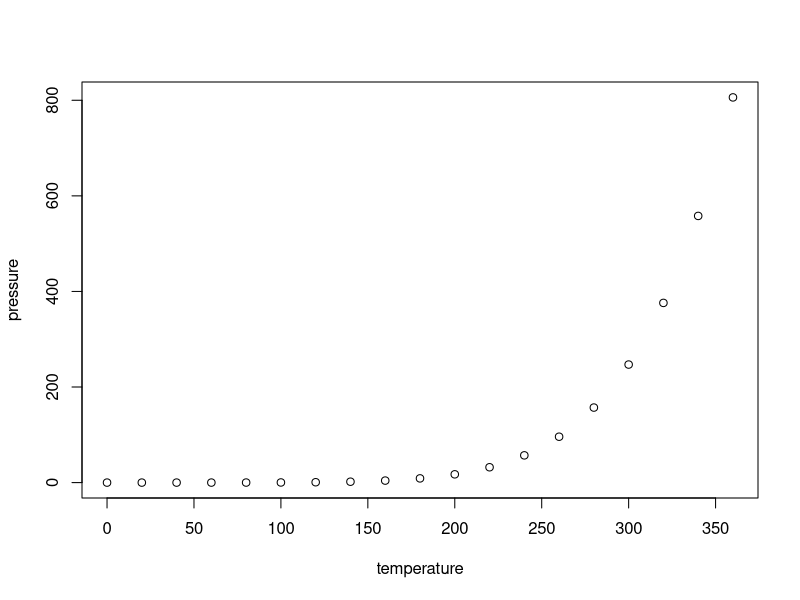
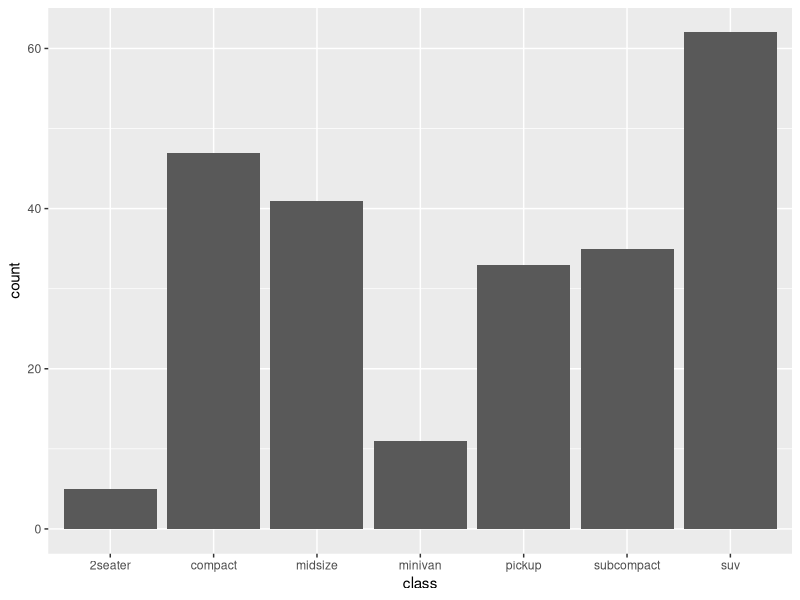
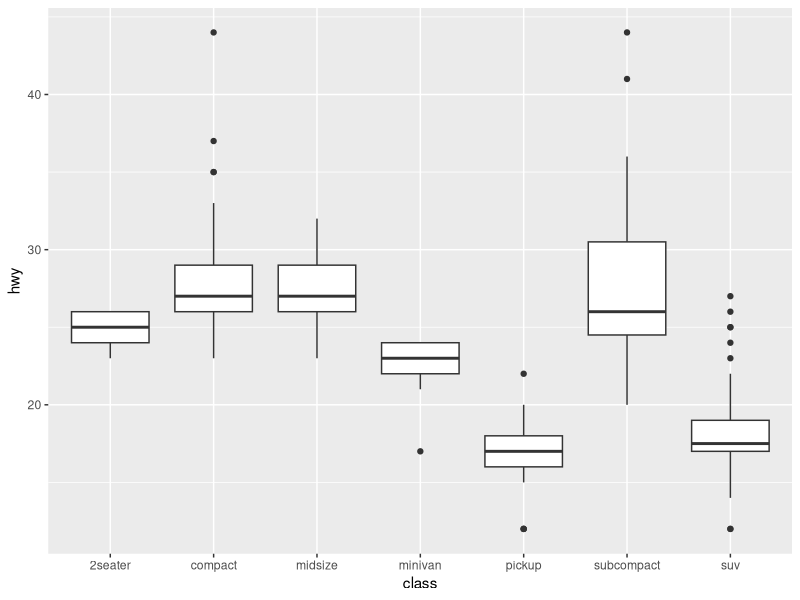

Generate these figures, in order, with R:
## ---- chunk 1
knitr::opts_chunk$set(echo = TRUE)
library(knitr)
library(ggplot2)
## ---- chunk 2
summary(cars)
## ---- chunk 3
plot(pressure)
## ---- chunk 4
g <- ggplot(mpg, aes(class))
# Number of cars in each class:
g + geom_bar()
## ---- chunk 5
p <- ggplot(mpg, aes(class, hwy))
p + geom_boxplot()
